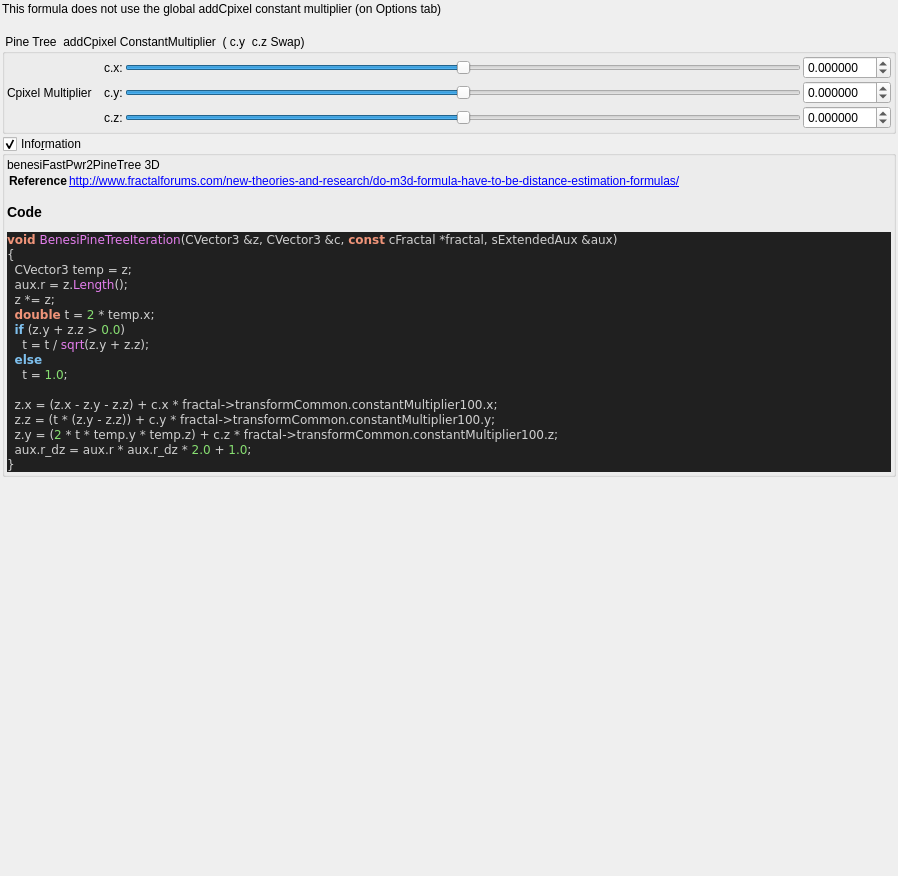
<?xml version="1.0" encoding="UTF-8"?>
<ui version="4.0">
 <class>Form</class>
 <widget class="QWidget" name="Form">
  <property name="geometry">
   <rect>
    <x>0</x>
    <y>0</y>
    <width>898</width>
    <height>876</height>
   </rect>
  </property>
  <property name="windowTitle">
   <string>Form</string>
  </property>
  <layout class="QVBoxLayout" name="verticalLayout">
   <property name="spacing">
    <number>2</number>
   </property>
   <property name="leftMargin">
    <number>2</number>
   </property>
   <property name="topMargin">
    <number>2</number>
   </property>
   <property name="rightMargin">
    <number>2</number>
   </property>
   <property name="bottomMargin">
    <number>2</number>
   </property>
   <item>
    <widget class="QLabel" name="label">
     <property name="text">
      <string>This formula does not use the global addCpixel constant multiplier (on Options tab)</string>
     </property>
    </widget>
   </item>
   <item>
    <widget class="QLabel" name="label_2">
     <property name="text">
      <string/>
     </property>
    </widget>
   </item>
   <item>
    <widget class="QGroupBox" name="groupBox">
     <property name="toolTip">
      <string>&lt;html&gt;&lt;head/&gt;&lt;body&gt;&lt;p&gt;Cpixel is CVector3 c = ( c.x, c.y, c.z). It is each original point (pixel) in 3D space where the iteration starts from, ( c = original z for each point .) It is commonly found in formula structures z = f(z) + c.&lt;/p&gt;&lt;p&gt;The Cpixel multiplier effectively scales this point &amp;quot;c&amp;quot;.&lt;/p&gt;&lt;p&gt;In this formula the c.y and c.z components of &amp;quot;CVector3 c&amp;quot; are swapped before being multiplied by &amp;quot;CVector3 z&amp;quot; components.&lt;/p&gt;&lt;p&gt;&lt;br/&gt;&lt;/p&gt;&lt;p&gt;&lt;br/&gt;&lt;/p&gt;&lt;/body&gt;&lt;/html&gt;</string>
     </property>
     <property name="title">
      <string> Pine Tree  addCpixel ConstantMultiplier  ( c.y  c.z Swap)</string>
     </property>
     <property name="checkable">
      <bool>false</bool>
     </property>
     <layout class="QVBoxLayout" name="verticalLayout_35" stretch="0">
      <property name="spacing">
       <number>2</number>
      </property>
      <property name="leftMargin">
       <number>2</number>
      </property>
      <property name="topMargin">
       <number>2</number>
      </property>
      <property name="rightMargin">
       <number>2</number>
      </property>
      <property name="bottomMargin">
       <number>2</number>
      </property>
      <item>
       <layout class="QGridLayout" name="gridLayout_37">
        <property name="spacing">
         <number>2</number>
        </property>
        <item row="2" column="3">
         <widget class="MyDoubleSpinBox" name="spinbox3_transf_constant_multiplier_100_z">
          <property name="sizePolicy">
           <sizepolicy hsizetype="Minimum" vsizetype="Maximum">
            <horstretch>0</horstretch>
            <verstretch>0</verstretch>
           </sizepolicy>
          </property>
          <property name="prefix">
           <string/>
          </property>
          <property name="suffix">
           <string/>
          </property>
          <property name="decimals">
           <number>6</number>
          </property>
          <property name="minimum">
           <double>-99.989999999999995</double>
          </property>
          <property name="maximum">
           <double>99.989999999999995</double>
          </property>
          <property name="singleStep">
           <double>0.100000000000000</double>
          </property>
         </widget>
        </item>
        <item row="1" column="3">
         <widget class="MyDoubleSpinBox" name="spinbox3_transf_constant_multiplier_100_y">
          <property name="sizePolicy">
           <sizepolicy hsizetype="Minimum" vsizetype="Maximum">
            <horstretch>0</horstretch>
            <verstretch>0</verstretch>
           </sizepolicy>
          </property>
          <property name="prefix">
           <string/>
          </property>
          <property name="suffix">
           <string/>
          </property>
          <property name="decimals">
           <number>6</number>
          </property>
          <property name="minimum">
           <double>-99.989999999999995</double>
          </property>
          <property name="maximum">
           <double>99.989999999999995</double>
          </property>
          <property name="singleStep">
           <double>0.100000000000000</double>
          </property>
         </widget>
        </item>
        <item row="0" column="2">
         <widget class="QSlider" name="slider3_transf_constant_multiplier_100_x">
          <property name="sizePolicy">
           <sizepolicy hsizetype="Preferred" vsizetype="Preferred">
            <horstretch>0</horstretch>
            <verstretch>0</verstretch>
           </sizepolicy>
          </property>
          <property name="minimum">
           <number>-5000000</number>
          </property>
          <property name="maximum">
           <number>5000000</number>
          </property>
          <property name="singleStep">
           <number>1</number>
          </property>
          <property name="orientation">
           <enum>Qt::Horizontal</enum>
          </property>
         </widget>
        </item>
        <item row="0" column="1">
         <widget class="QLabel" name="label_113">
          <property name="text">
           <string>c.x:</string>
          </property>
         </widget>
        </item>
        <item row="1" column="2">
         <widget class="QSlider" name="slider3_transf_constant_multiplier_100_y">
          <property name="sizePolicy">
           <sizepolicy hsizetype="Expanding" vsizetype="Maximum">
            <horstretch>0</horstretch>
            <verstretch>0</verstretch>
           </sizepolicy>
          </property>
          <property name="minimum">
           <number>-5000000</number>
          </property>
          <property name="maximum">
           <number>5000000</number>
          </property>
          <property name="singleStep">
           <number>1</number>
          </property>
          <property name="orientation">
           <enum>Qt::Horizontal</enum>
          </property>
         </widget>
        </item>
        <item row="0" column="3">
         <widget class="MyDoubleSpinBox" name="spinbox3_transf_constant_multiplier_100_x">
          <property name="sizePolicy">
           <sizepolicy hsizetype="Minimum" vsizetype="Maximum">
            <horstretch>0</horstretch>
            <verstretch>0</verstretch>
           </sizepolicy>
          </property>
          <property name="prefix">
           <string/>
          </property>
          <property name="suffix">
           <string/>
          </property>
          <property name="decimals">
           <number>6</number>
          </property>
          <property name="minimum">
           <double>-99.989999999999995</double>
          </property>
          <property name="maximum">
           <double>99.989999999999995</double>
          </property>
          <property name="singleStep">
           <double>0.100000000000000</double>
          </property>
         </widget>
        </item>
        <item row="2" column="2">
         <widget class="QSlider" name="slider3_transf_constant_multiplier_100_z">
          <property name="sizePolicy">
           <sizepolicy hsizetype="Expanding" vsizetype="Maximum">
            <horstretch>0</horstretch>
            <verstretch>0</verstretch>
           </sizepolicy>
          </property>
          <property name="minimum">
           <number>-5000000</number>
          </property>
          <property name="maximum">
           <number>5000000</number>
          </property>
          <property name="singleStep">
           <number>1</number>
          </property>
          <property name="orientation">
           <enum>Qt::Horizontal</enum>
          </property>
         </widget>
        </item>
        <item row="1" column="1">
         <widget class="QLabel" name="label_71">
          <property name="text">
           <string>c.y:</string>
          </property>
         </widget>
        </item>
        <item row="2" column="1">
         <widget class="QLabel" name="label_117">
          <property name="text">
           <string>c.z:</string>
          </property>
         </widget>
        </item>
        <item row="1" column="0">
         <widget class="QLabel" name="label_114">
          <property name="text">
           <string>Cpixel Multiplier   </string>
          </property>
         </widget>
        </item>
       </layout>
      </item>
     </layout>
    </widget>
   </item>
   <item>
    <widget class="MyGroupBox" name="groupCheck_info">
     <property name="title">
      <string>Info&amp;rmation</string>
     </property>
     <property name="flat">
      <bool>false</bool>
     </property>
     <property name="checkable">
      <bool>true</bool>
     </property>
     <layout class="QVBoxLayout" name="verticalLayout_2">
      <property name="spacing">
       <number>2</number>
      </property>
      <property name="leftMargin">
       <number>2</number>
      </property>
      <property name="topMargin">
       <number>2</number>
      </property>
      <property name="rightMargin">
       <number>2</number>
      </property>
      <property name="bottomMargin">
       <number>2</number>
      </property>
      <item>
       <widget class="QLabel" name="label_code_content">
        <property name="text">
         <string>&lt;p&gt;benesiFastPwr2PineTree  3D&lt;/p&gt;&lt;table&gt;
&lt;tr&gt;&lt;th&gt;Reference&lt;/th&gt;&lt;td&gt;&lt;a href=&quot;http://www.fractalforums.com/new-theories-and-research/do-m3d-formula-have-to-be-distance-estimation-formulas/&quot;&gt;http://www.fractalforums.com/new-theories-and-research/do-m3d-formula-have-to-be-distance-estimation-formulas/&lt;/a&gt;&lt;/td&gt;&lt;/tr&gt;
&lt;/table&gt;
&lt;h3&gt;Code&lt;/h3&gt;
&lt;!DOCTYPE HTML PUBLIC &quot;-//W3C//DTD HTML 4.0 Transitional//EN&quot;&gt;
&lt;html&gt;
&lt;head&gt;
&lt;meta http-equiv=&quot;content-type&quot; content=&quot;text/html; charset=ISO-8859-1&quot;&gt;
&lt;title&gt;Source file&lt;/title&gt;
&lt;/head&gt;
&lt;body style=&quot;background-color:#202020&quot;&gt;
&lt;pre style=&quot;color:#d0d0d0; background-color:#202020;  font-family:'Courier New';&quot;&gt;&lt;span style=&quot;color:#f09479; font-weight:bold&quot;&gt;void&lt;/span&gt; &lt;span style=&quot;color:#e47eed&quot;&gt;BenesiPineTreeIteration&lt;/span&gt;&lt;span style=&quot;color:#d0d0d0&quot;&gt;(&lt;/span&gt;CVector3 &lt;span style=&quot;color:#d0d0d0&quot;&gt;&amp;amp;&lt;/span&gt;z&lt;span style=&quot;color:#d0d0d0&quot;&gt;,&lt;/span&gt; CVector3 &lt;span style=&quot;color:#d0d0d0&quot;&gt;&amp;amp;&lt;/span&gt;c&lt;span style=&quot;color:#d0d0d0&quot;&gt;,&lt;/span&gt; &lt;span style=&quot;color:#f09479; font-weight:bold&quot;&gt;const&lt;/span&gt; cFractal &lt;span style=&quot;color:#d0d0d0&quot;&gt;*&lt;/span&gt;fractal&lt;span style=&quot;color:#d0d0d0&quot;&gt;,&lt;/span&gt; sExtendedAux &lt;span style=&quot;color:#d0d0d0&quot;&gt;&amp;amp;&lt;/span&gt;aux&lt;span style=&quot;color:#d0d0d0&quot;&gt;)&lt;/span&gt;
&lt;span style=&quot;color:#d0d0d0&quot;&gt;{&lt;/span&gt;
  CVector3 temp &lt;span style=&quot;color:#d0d0d0&quot;&gt;=&lt;/span&gt; z&lt;span style=&quot;color:#d0d0d0&quot;&gt;;&lt;/span&gt;
  aux&lt;span style=&quot;color:#d0d0d0&quot;&gt;.&lt;/span&gt;r &lt;span style=&quot;color:#d0d0d0&quot;&gt;=&lt;/span&gt; z&lt;span style=&quot;color:#d0d0d0&quot;&gt;.&lt;/span&gt;&lt;span style=&quot;color:#e47eed&quot;&gt;Length&lt;/span&gt;&lt;span style=&quot;color:#d0d0d0&quot;&gt;();&lt;/span&gt;
  z &lt;span style=&quot;color:#d0d0d0&quot;&gt;*=&lt;/span&gt; z&lt;span style=&quot;color:#d0d0d0&quot;&gt;;&lt;/span&gt;
  &lt;span style=&quot;color:#f09479; font-weight:bold&quot;&gt;double&lt;/span&gt; t &lt;span style=&quot;color:#d0d0d0&quot;&gt;=&lt;/span&gt; &lt;span style=&quot;color:#87df71&quot;&gt;2&lt;/span&gt; &lt;span style=&quot;color:#d0d0d0&quot;&gt;*&lt;/span&gt; temp&lt;span style=&quot;color:#d0d0d0&quot;&gt;.&lt;/span&gt;x&lt;span style=&quot;color:#d0d0d0&quot;&gt;;&lt;/span&gt;
  &lt;span style=&quot;color:#7ec0ee; font-weight:bold&quot;&gt;if&lt;/span&gt; &lt;span style=&quot;color:#d0d0d0&quot;&gt;(&lt;/span&gt;z&lt;span style=&quot;color:#d0d0d0&quot;&gt;.&lt;/span&gt;y &lt;span style=&quot;color:#d0d0d0&quot;&gt;+&lt;/span&gt; z&lt;span style=&quot;color:#d0d0d0&quot;&gt;.&lt;/span&gt;z &lt;span style=&quot;color:#d0d0d0&quot;&gt;&amp;gt;&lt;/span&gt; &lt;span style=&quot;color:#87df71&quot;&gt;0.0&lt;/span&gt;&lt;span style=&quot;color:#d0d0d0&quot;&gt;)&lt;/span&gt;
    t &lt;span style=&quot;color:#d0d0d0&quot;&gt;=&lt;/span&gt; t &lt;span style=&quot;color:#d0d0d0&quot;&gt;/&lt;/span&gt; &lt;span style=&quot;color:#e47eed&quot;&gt;sqrt&lt;/span&gt;&lt;span style=&quot;color:#d0d0d0&quot;&gt;(&lt;/span&gt;z&lt;span style=&quot;color:#d0d0d0&quot;&gt;.&lt;/span&gt;y &lt;span style=&quot;color:#d0d0d0&quot;&gt;+&lt;/span&gt; z&lt;span style=&quot;color:#d0d0d0&quot;&gt;.&lt;/span&gt;z&lt;span style=&quot;color:#d0d0d0&quot;&gt;);&lt;/span&gt;
  &lt;span style=&quot;color:#7ec0ee; font-weight:bold&quot;&gt;else&lt;/span&gt;
    t &lt;span style=&quot;color:#d0d0d0&quot;&gt;=&lt;/span&gt; &lt;span style=&quot;color:#87df71&quot;&gt;1.0&lt;/span&gt;&lt;span style=&quot;color:#d0d0d0&quot;&gt;;&lt;/span&gt;

  z&lt;span style=&quot;color:#d0d0d0&quot;&gt;.&lt;/span&gt;x &lt;span style=&quot;color:#d0d0d0&quot;&gt;= (&lt;/span&gt;z&lt;span style=&quot;color:#d0d0d0&quot;&gt;.&lt;/span&gt;x &lt;span style=&quot;color:#d0d0d0&quot;&gt;-&lt;/span&gt; z&lt;span style=&quot;color:#d0d0d0&quot;&gt;.&lt;/span&gt;y &lt;span style=&quot;color:#d0d0d0&quot;&gt;-&lt;/span&gt; z&lt;span style=&quot;color:#d0d0d0&quot;&gt;.&lt;/span&gt;z&lt;span style=&quot;color:#d0d0d0&quot;&gt;) +&lt;/span&gt; c&lt;span style=&quot;color:#d0d0d0&quot;&gt;.&lt;/span&gt;x &lt;span style=&quot;color:#d0d0d0&quot;&gt;*&lt;/span&gt; fractal&lt;span style=&quot;color:#d0d0d0&quot;&gt;-&amp;gt;&lt;/span&gt;transformCommon&lt;span style=&quot;color:#d0d0d0&quot;&gt;.&lt;/span&gt;constantMultiplier100&lt;span style=&quot;color:#d0d0d0&quot;&gt;.&lt;/span&gt;x&lt;span style=&quot;color:#d0d0d0&quot;&gt;;&lt;/span&gt;
  z&lt;span style=&quot;color:#d0d0d0&quot;&gt;.&lt;/span&gt;z &lt;span style=&quot;color:#d0d0d0&quot;&gt;= (&lt;/span&gt;t &lt;span style=&quot;color:#d0d0d0&quot;&gt;* (&lt;/span&gt;z&lt;span style=&quot;color:#d0d0d0&quot;&gt;.&lt;/span&gt;y &lt;span style=&quot;color:#d0d0d0&quot;&gt;-&lt;/span&gt; z&lt;span style=&quot;color:#d0d0d0&quot;&gt;.&lt;/span&gt;z&lt;span style=&quot;color:#d0d0d0&quot;&gt;)) +&lt;/span&gt; c&lt;span style=&quot;color:#d0d0d0&quot;&gt;.&lt;/span&gt;y &lt;span style=&quot;color:#d0d0d0&quot;&gt;*&lt;/span&gt; fractal&lt;span style=&quot;color:#d0d0d0&quot;&gt;-&amp;gt;&lt;/span&gt;transformCommon&lt;span style=&quot;color:#d0d0d0&quot;&gt;.&lt;/span&gt;constantMultiplier100&lt;span style=&quot;color:#d0d0d0&quot;&gt;.&lt;/span&gt;y&lt;span style=&quot;color:#d0d0d0&quot;&gt;;&lt;/span&gt;
  z&lt;span style=&quot;color:#d0d0d0&quot;&gt;.&lt;/span&gt;y &lt;span style=&quot;color:#d0d0d0&quot;&gt;= (&lt;/span&gt;&lt;span style=&quot;color:#87df71&quot;&gt;2&lt;/span&gt; &lt;span style=&quot;color:#d0d0d0&quot;&gt;*&lt;/span&gt; t &lt;span style=&quot;color:#d0d0d0&quot;&gt;*&lt;/span&gt; temp&lt;span style=&quot;color:#d0d0d0&quot;&gt;.&lt;/span&gt;y &lt;span style=&quot;color:#d0d0d0&quot;&gt;*&lt;/span&gt; temp&lt;span style=&quot;color:#d0d0d0&quot;&gt;.&lt;/span&gt;z&lt;span style=&quot;color:#d0d0d0&quot;&gt;) +&lt;/span&gt; c&lt;span style=&quot;color:#d0d0d0&quot;&gt;.&lt;/span&gt;z &lt;span style=&quot;color:#d0d0d0&quot;&gt;*&lt;/span&gt; fractal&lt;span style=&quot;color:#d0d0d0&quot;&gt;-&amp;gt;&lt;/span&gt;transformCommon&lt;span style=&quot;color:#d0d0d0&quot;&gt;.&lt;/span&gt;constantMultiplier100&lt;span style=&quot;color:#d0d0d0&quot;&gt;.&lt;/span&gt;z&lt;span style=&quot;color:#d0d0d0&quot;&gt;;&lt;/span&gt;
  aux&lt;span style=&quot;color:#d0d0d0&quot;&gt;.&lt;/span&gt;r_dz &lt;span style=&quot;color:#d0d0d0&quot;&gt;=&lt;/span&gt; aux&lt;span style=&quot;color:#d0d0d0&quot;&gt;.&lt;/span&gt;r &lt;span style=&quot;color:#d0d0d0&quot;&gt;*&lt;/span&gt; aux&lt;span style=&quot;color:#d0d0d0&quot;&gt;.&lt;/span&gt;r_dz &lt;span style=&quot;color:#d0d0d0&quot;&gt;*&lt;/span&gt; &lt;span style=&quot;color:#87df71&quot;&gt;2.0&lt;/span&gt; &lt;span style=&quot;color:#d0d0d0&quot;&gt;+&lt;/span&gt; &lt;span style=&quot;color:#87df71&quot;&gt;1.0&lt;/span&gt;&lt;span style=&quot;color:#d0d0d0&quot;&gt;;&lt;/span&gt;
&lt;span style=&quot;color:#d0d0d0&quot;&gt;}&lt;/span&gt;
&lt;/pre&gt;
&lt;/body&gt;
&lt;/html&gt;
&lt;!--HTML generated by highlight 3.9, http://www.andre-simon.de/--&gt;
</string>
        </property>
        <property name="wordWrap">
         <bool>true</bool>
        </property>
        <property name="openExternalLinks">
         <bool>true</bool>
        </property>
        <property name="textInteractionFlags">
         <set>Qt::LinksAccessibleByMouse|Qt::TextSelectableByMouse</set>
        </property>
       </widget>
      </item>
     </layout>
    </widget>
   </item>
   <item>
    <spacer name="verticalSpacer">
     <property name="orientation">
      <enum>Qt::Vertical</enum>
     </property>
     <property name="sizeHint" stdset="0">
      <size>
       <width>20</width>
       <height>40</height>
      </size>
     </property>
    </spacer>
   </item>
  </layout>
 </widget>
 <customwidgets>
  <customwidget>
   <class>MyDoubleSpinBox</class>
   <extends>QDoubleSpinBox</extends>
   <header>mydoublespinbox.h</header>
  </customwidget>
  <customwidget>
   <class>MyGroupBox</class>
   <extends>QGroupBox</extends>
   <header>mygroupbox.h</header>
   <container>1</container>
  </customwidget>
 </customwidgets>
 <resources/>
 <connections/>
</ui>
